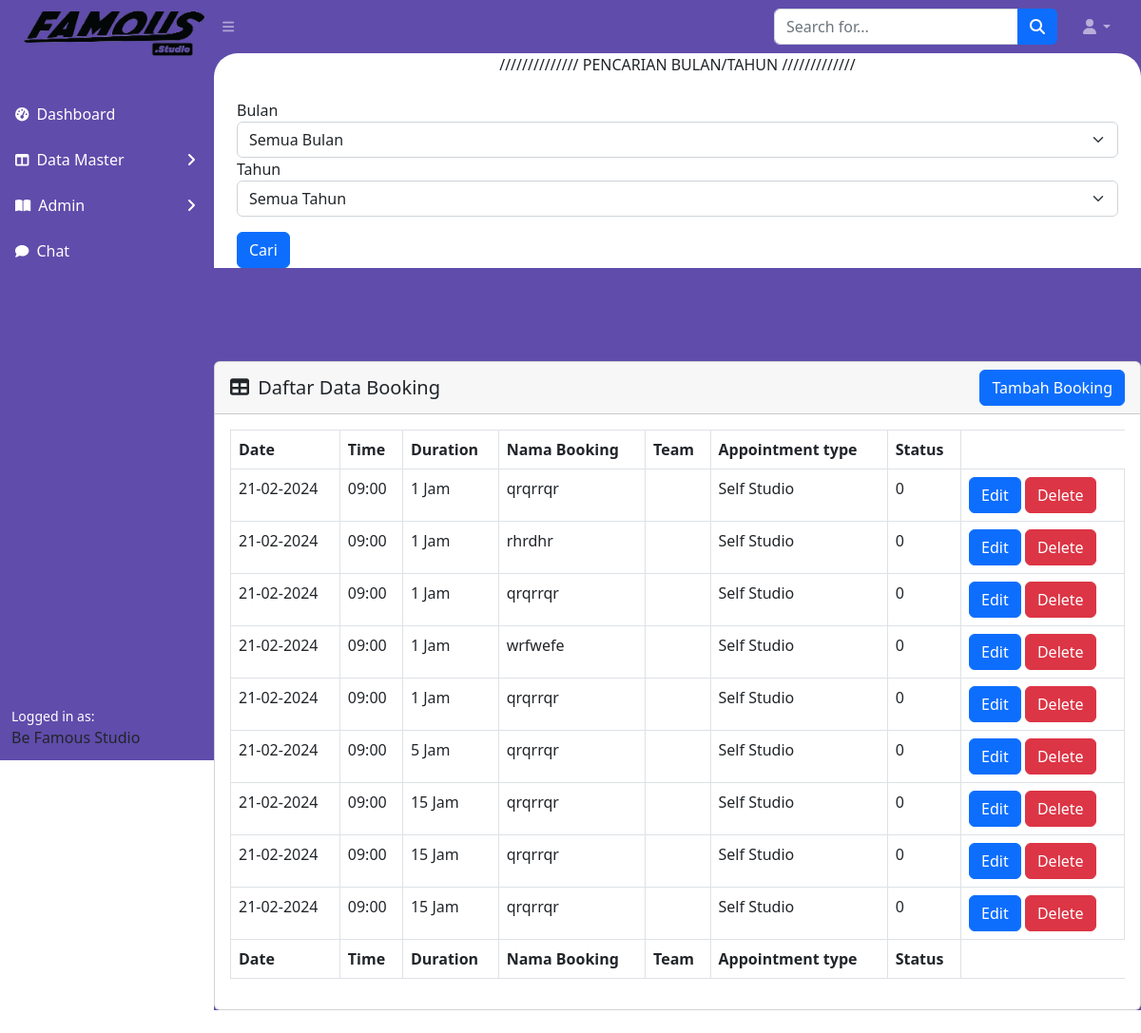
Page /admin/booking.php on the earlier database version.
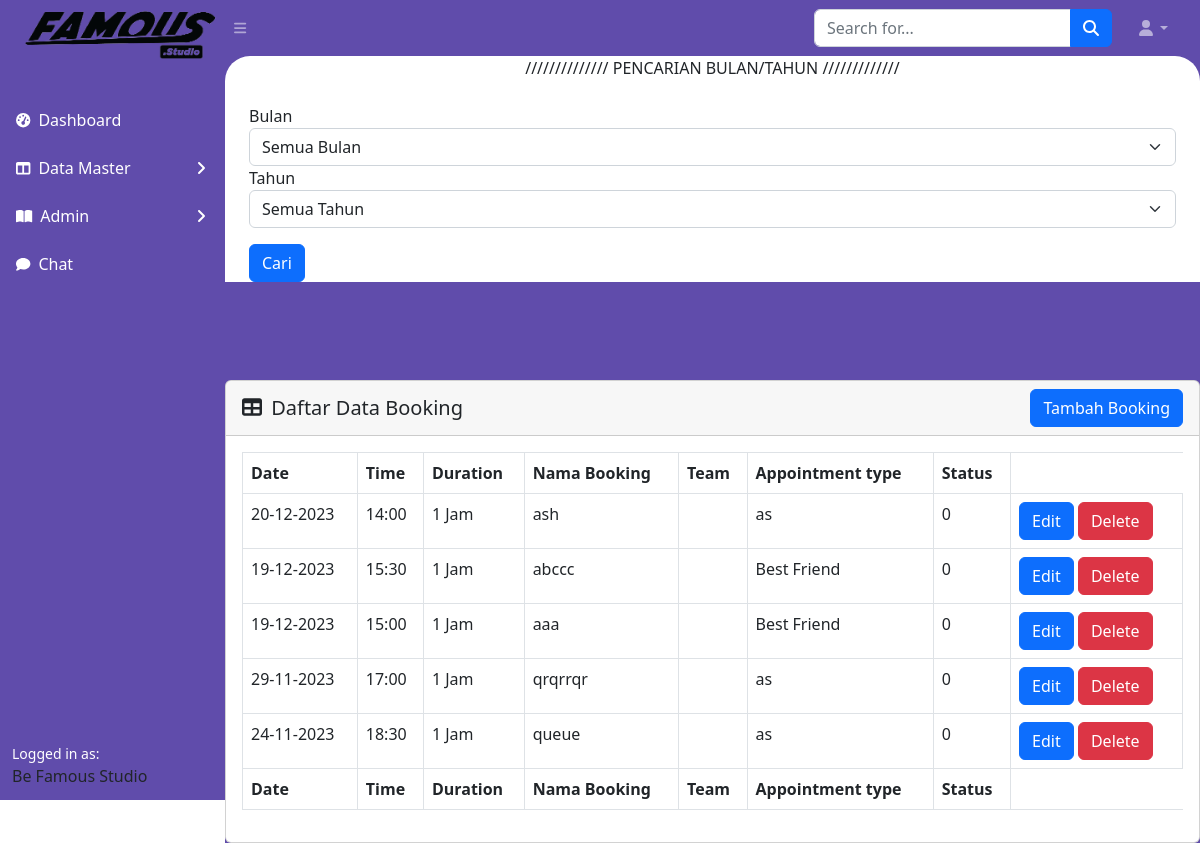
Same page on the later database version.
### tables this page shows
CREATE TABLE `bookings` (
  `idBooking` int(255) NOT NULL,
  `tanggalBooking` date NOT NULL,
  `waktuBooking` time(6) NOT NULL,
  `durasiBooking` int(255) NOT NULL,
  `namaBooking` varchar(255) NOT NULL,
  `statusBooking` enum('0','1','2','') NOT NULL,
  `idJasa` int(255) NOT NULL
);

CREATE TABLE `jasa` (
  `idJasa` int(255) NOT NULL,
  `namaJasa` varchar(1000) NOT NULL,
  `status` int(10) NOT NULL
);

### admin/booking.php (the view, shortened to what this page needs)
<?php
$bulanFilter = $tahunFilter = "";
$conn = connectToDatabase();
$sql = "SELECT * from bookings b inner join jasa j on j.idJasa=b.idJasa order by b.tanggalBooking desc , b.waktuBooking desc ";
$result = $conn->query($sql);
$isi = "
<div class=''>
<div style='text-align: center;'>
    <label for='nothing'>////////////// PENCARIAN BULAN/TAHUN /////////////</label>
</div>
<BR>
<form method='POST' action='" . htmlspecialchars($_SERVER["PHP_SELF"]) . "'>
    <label for='bulan'>Bulan</label>
    <select class='form-select' id='bulanFilter' name='bulanFilter'>
        <option value=''>Semua Bulan</option>";
$bulanOptions = [
    1 => 'Januari',
    2 => 'Ferbuari',
    3 => 'Maret',
    4 => 'April',
    5 => 'Mei',
    6 => 'Juni',
    7 => 'Juli',
    8 => 'Agustus',
    9 => 'September',
    10 => 'Oktober',
    11 => 'November',
    12 => 'Desember'
];
foreach ($bulanOptions as $bulanValue => $bulanLabel) {
    $selected = ($bulanFilter == $bulanValue) ? 'selected' : '';
    $isi .= "<option value='$bulanValue' $selected>$bulanLabel</option>";
}
$isi .= "
    </select>
    </div>
<div class='mb-3'>
    <label for='tahunFilter'>Tahun</label>
    <select class='form-select' id='tahunFilter' name='tahunFilter'>
        <option value=''>Semua Tahun</option>";
$tahunOptions = [
    2020, 2021, 2022, 2023, 2024, 2025, 2026, 2027, 2028, 2029, 2030
];
foreach ($tahunOptions as $tahunValue) {
    $selected = ($tahunFilter == $tahunValue) ? 'selected' : '';
    $isi .= "<option value='$tahunValue' $selected>$tahunValue</option>";
}
$isi .= "
    </select>
</div>
  <button type='submit' name='findFilter' class='btn btn-primary' id='filterButton'>Cari</button>
  </form>
</div>
<div class='card mb-4' style='margin-top:10%'>
                            <div class='card-header' >
                                    <div class='d-flex justify-content-between align-items-center'>
                                        <h5 class='card-title m-0'><i class='fas fa-table me-1'></i> Daftar Data Booking</h5>
                                        <a href='actionBooking.php' class='btn btn-primary'>Tambah Booking</a>
                                    </div>
                                </div>
                            <div class='card-body' >
                                <table id='datatablesSimple' class='table table-bordered mx-auto'>
                                   <thead>
                                       <tr>
                                           <th>Date</th>
                                           <th>Time</th>
                                           <th>Duration</th>
                                           <th>Nama Booking</th>
                                           <th>Team</th>
                                           <th>Appointment type</th>
                                           <th>Status</th>
                                       </tr>
                                   </thead>
                                   <tfoot>
                                       <tr>
                                             <th>Date</th>
                                             <th>Time</th>
                                             <th>Duration</th>
                                             <th>Nama Booking</th>
                                             <th>Team</th>
                                             <th>Appointment type</th>
                                             <th>Status</th>
                                       </tr>
                                   </tfoot>
                                    <tbody>
                                       ";
                                    while ($row = $result->fetch_assoc()) {
                                        $waktuBooking = substr($row['waktuBooking'], 0, 5);
                                           $dateString=$row['tanggalBooking'];
                                        $dateTime = new DateTime($dateString);
                                        $dmyFormat = $dateTime->format("d-m-Y");
                                        $isi .= "<tr>
                                                <td>" . $dmyFormat . "</td>
                                                <td>" . $waktuBooking . " </td>
                                                <td>" . $row['durasiBooking'] . " Jam </td>
                                                <td>" . $row['namaBooking'] . "</td>
                                                <td></td>
                                                <td>" . $row['namaJasa'] . "</td>
                                                <td>" . $row['statusBooking'] . "</td>
                                                <td>
                                                    <a href='actionBooking.php?idEdit=" . $row['idBooking'] . "' class='btn btn-primary'>Edit</a>
                                                    <a onclick='hapus(" . $row['idBooking'] . ")' class='btn btn-danger'>Delete</a>
                                                </td>
                                            </tr>";
                                                        }
                                                        $isi .= "
                                    </tbody>
                                </table>
                            </div>
                        </div>
                            <script>
                            function hapus(id) {
                                const confirmation = confirm('Apakah kamu yakin untuk menghapus data?');
                                if (confirmation) {
                                    window.location.href = 'actionBooking.php?idDell='+id;
                                } else {
                                    alert('Hapus Dibatalkan');
                                }
                            }
                            </script>
                        ";
include 'index.php';

### admin/index.php (shortened to what this page needs)
<!DOCTYPE html>
<html lang="en">
<head>
    <link href="https://cdn.jsdelivr.net/npm/simple-datatables@7.1.2/dist/style.min.css" rel="stylesheet" />
    <link href="css/styles.css" rel="stylesheet" />
</head>
<body class="sb-nav-fixed">
    <nav class="sb-topnav navbar navbar-expand navbar-dark bg-purple">
        <a class="navbar-brand ps-3" href="index.php"> <img src="../images/logof.png" alt="" width="100%"></a>
        <button class="btn btn-link btn-sm order-1 order-lg-0 me-4 me-lg-0" id="sidebarToggle" href="#!"><i class="fas fa-bars"></i></button>
        <form class="d-none d-md-inline-block form-inline ms-auto me-0 me-md-3 my-2 my-md-0">
            <div class="input-group">
                <input class="form-control" type="text" placeholder="Search for..." aria-label="Search for..." aria-describedby="btnNavbarSearch" />
                <button class="btn btn-primary" id="btnNavbarSearch" type="button"><i class="fas fa-search"></i></button>
            </div>
        </form>
        <ul class="navbar-nav ms-auto ms-md-0 me-3 me-lg-4">
            <li class="nav-item dropdown">
                <a class="nav-link dropdown-toggle" id="navbarDropdown" href="#" role="button" data-bs-toggle="dropdown" aria-expanded="false"><i class="fas fa-user fa-fw"></i></a>
            </li>
        </ul>
    </nav>
    <div id="layoutSidenav">
        <div id="layoutSidenav_nav">
            <nav class="sb-sidenav accordion bg-purple" id="sidenavAccordion">
                <div class="sb-sidenav-menu">
                    <div class="nav">
                        <div class="sb-sidenav-menu-heading color-white"></div>
                        <a class="nav-link color-white" href="index.php">
                            <div class="sb-nav-link-icon"><i class="fas fa-tachometer-alt"></i></div>
                            Dashboard
                        </a>
                        <a class="nav-link collapsed color-white" href="#" data-bs-toggle="collapse" data-bs-target="#collapseMaster" aria-expanded="false" aria-controls="collapseLayouts">
                            <div class="sb-nav-link-icon"><i class="fas fa-columns"></i></div>
                            Data Master
                            <div class="sb-sidenav-collapse-arrow"><i class="fas fa-angle-down"></i></div>
                        </a>
                        <a class="nav-link collapsed color-white" href="#" data-bs-toggle="collapse" data-bs-target="#collapsePages" aria-expanded="false" aria-controls="collapsePages">
                            <div class="sb-nav-link-icon"><i class="fas fa-book-open"></i></div>
                            Admin
                            <div class="sb-sidenav-collapse-arrow"><i class="fas fa-angle-down"></i></div>
                        </a>
                        <a class="nav-link color-white" href="chat/pages/chat.html" target="_blank">
                            <div class="sb-nav-link-icon"><i class="fas fa-comment"></i></div>
                            Chat
                        </a>
                    </div>
                </div>
                <div class="sb-sidenav-footer">
                    <div class="small color-white">Logged in as:</div>
                    Be Famous Studio
                </div>
            </nav>
        </div>
        <div id="layoutSidenav_content">
            <main>
                <div style="background-color:#604CAB;">
                <div class="container-fluid px-4 rounded-corner" style="background-color:white;">
                    <?php
                    if (isset($isi)) {
                        echo $isi;
                    }
                    ?>
                </div>
                </div>
        </div>
</body>
</html>

### admin/index.php (style rules this page uses)
.bg-purple { background-color: #604CAB; }
.color-white { color: white; }
.rounded-corner { border-radius: 25px; border-bottom-left-radius: 0px; border-bottom-right-radius: 0px; overflow: hidden; }

Differences in the rows shown:
removed bookings: tanggalBooking "21-02-2024", waktuBooking "09:00", durasiBooking "1", namaBooking "qrqrrqr", idJasa.namaJasa "Self Studio", statusBooking "0"
removed bookings: tanggalBooking "21-02-2024", waktuBooking "09:00", durasiBooking "1", namaBooking "rhrdhr", idJasa.namaJasa "Self Studio", statusBooking "0"
removed bookings: tanggalBooking "21-02-2024", waktuBooking "09:00", durasiBooking "1", namaBooking "qrqrrqr", idJasa.namaJasa "Self Studio", statusBooking "0"
removed bookings: tanggalBooking "21-02-2024", waktuBooking "09:00", durasiBooking "1", namaBooking "wrfwefe", idJasa.namaJasa "Self Studio", statusBooking "0"
removed bookings: tanggalBooking "21-02-2024", waktuBooking "09:00", durasiBooking "1", namaBooking "qrqrrqr", idJasa.namaJasa "Self Studio", statusBooking "0"
removed bookings: tanggalBooking "21-02-2024", waktuBooking "09:00", durasiBooking "5", namaBooking "qrqrrqr", idJasa.namaJasa "Self Studio", statusBooking "0"
removed bookings: tanggalBooking "21-02-2024", waktuBooking "09:00", durasiBooking "15", namaBooking "qrqrrqr", idJasa.namaJasa "Self Studio", statusBooking "0"
removed bookings: tanggalBooking "21-02-2024", waktuBooking "09:00", durasiBooking "15", namaBooking "qrqrrqr", idJasa.namaJasa "Self Studio", statusBooking "0"
removed bookings: tanggalBooking "21-02-2024", waktuBooking "09:00", durasiBooking "15", namaBooking "qrqrrqr", idJasa.namaJasa "Self Studio", statusBooking "0"
added bookings: tanggalBooking "20-12-2023", waktuBooking "14:00", durasiBooking "1", namaBooking "ash", idJasa.namaJasa "as", statusBooking "0"
added bookings: tanggalBooking "19-12-2023", waktuBooking "15:30", durasiBooking "1", namaBooking "abccc", idJasa.namaJasa "Best Friend", statusBooking "0"
added bookings: tanggalBooking "19-12-2023", waktuBooking "15:00", durasiBooking "1", namaBooking "aaa", idJasa.namaJasa "Best Friend", statusBooking "0"
added bookings: tanggalBooking "29-11-2023", waktuBooking "17:00", durasiBooking "1", namaBooking "qrqrrqr", idJasa.namaJasa "as", statusBooking "0"
added bookings: tanggalBooking "24-11-2023", waktuBooking "18:30", durasiBooking "1", namaBooking "queue", idJasa.namaJasa "as", statusBooking "0"
